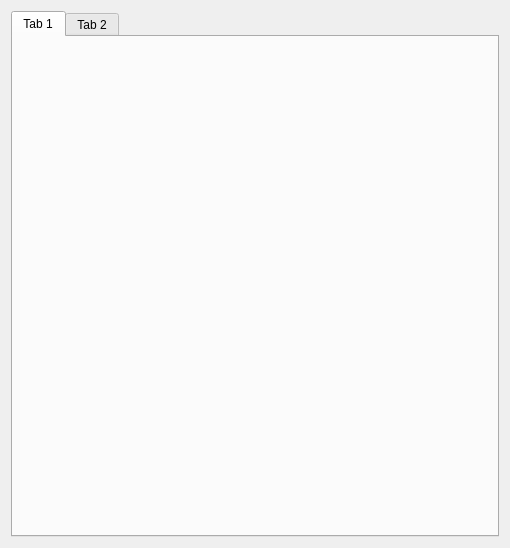
<?xml version="1.0" encoding="UTF-8"?>
<ui version="4.0">
 <class>SAKQRCode</class>
 <widget class="QDialog" name="SAKQRCode">
  <property name="geometry">
   <rect>
    <x>0</x>
    <y>0</y>
    <width>510</width>
    <height>548</height>
   </rect>
  </property>
  <property name="windowTitle">
   <string>Dialog</string>
  </property>
  <layout class="QVBoxLayout" name="verticalLayout">
   <item>
    <widget class="QTabWidget" name="tabWidget">
     <widget class="QWidget" name="tab">
      <attribute name="title">
       <string>Tab 1</string>
      </attribute>
     </widget>
     <widget class="QWidget" name="tab_2">
      <attribute name="title">
       <string>Tab 2</string>
      </attribute>
     </widget>
    </widget>
   </item>
  </layout>
 </widget>
 <resources/>
 <connections/>
</ui>
